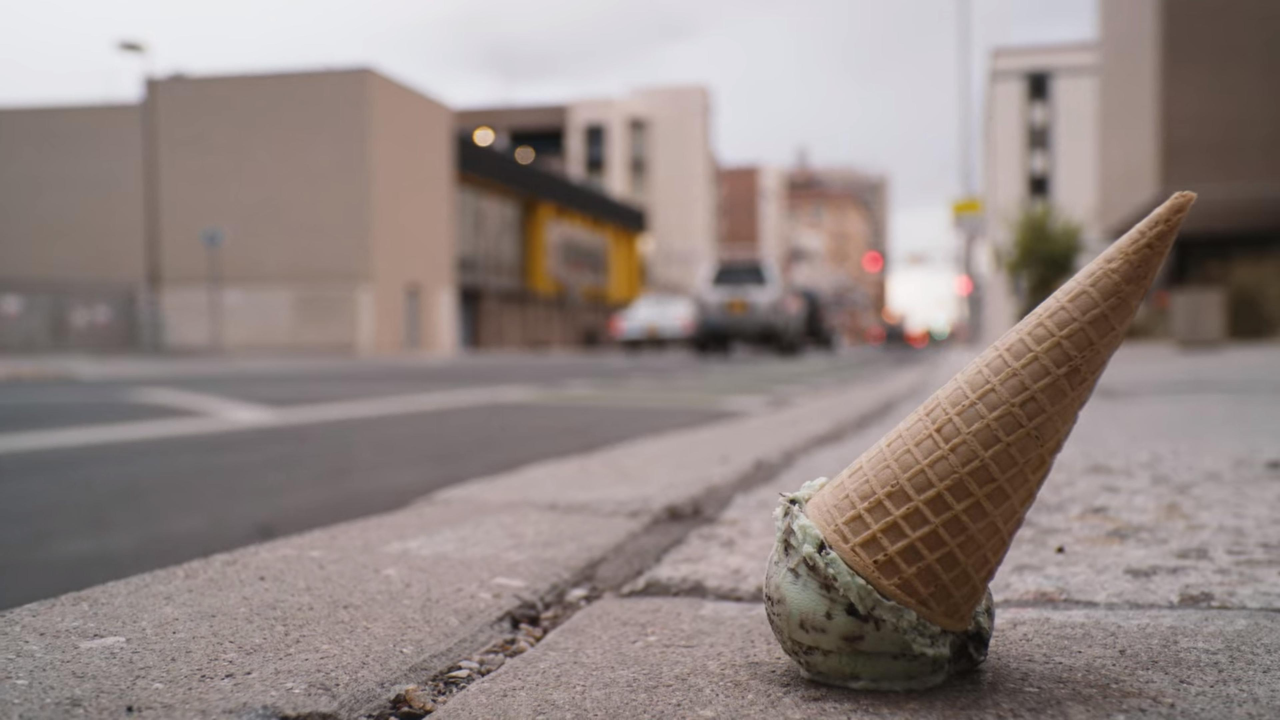
//> input picture files/iceccream.jpg, 3840 x 2160 px (shown at 1/3 size)
$ ./ex7 ../files/iceccream.jpg   (built with g++ and OpenCV 4)
//> lines starting //> are read from the running program, lines starting //| are printed output that depends on the picture; after the words box and inside, x2 and y2 are one past the last pixel; in counts of white or black regions, pixels touching at a corner belong together
#include <iostream>
#include <map>
#include <vector>
#include <cmath>

#include <opencv2/opencv.hpp>

using namespace cv;
using namespace std;

void RGB(Mat *image);
void YCbCr();
void GRAY(Mat *image);

int main(int argc, char **argv){
    if(argc != 2){
        puts("please give input file:");
        puts("Usage: ./bin/ex7 <input_file>");
		exit (1);
    }

    Mat image = imread(argv[1], IMREAD_COLOR);
//> image is the input picture: 2160 rows x 3840 cols, CV_8UC3; mean B, G, R 130.7, 134.1, 146.4
    RGB(&image);
//> in RGB, `split(*image, bgr_planes);`:
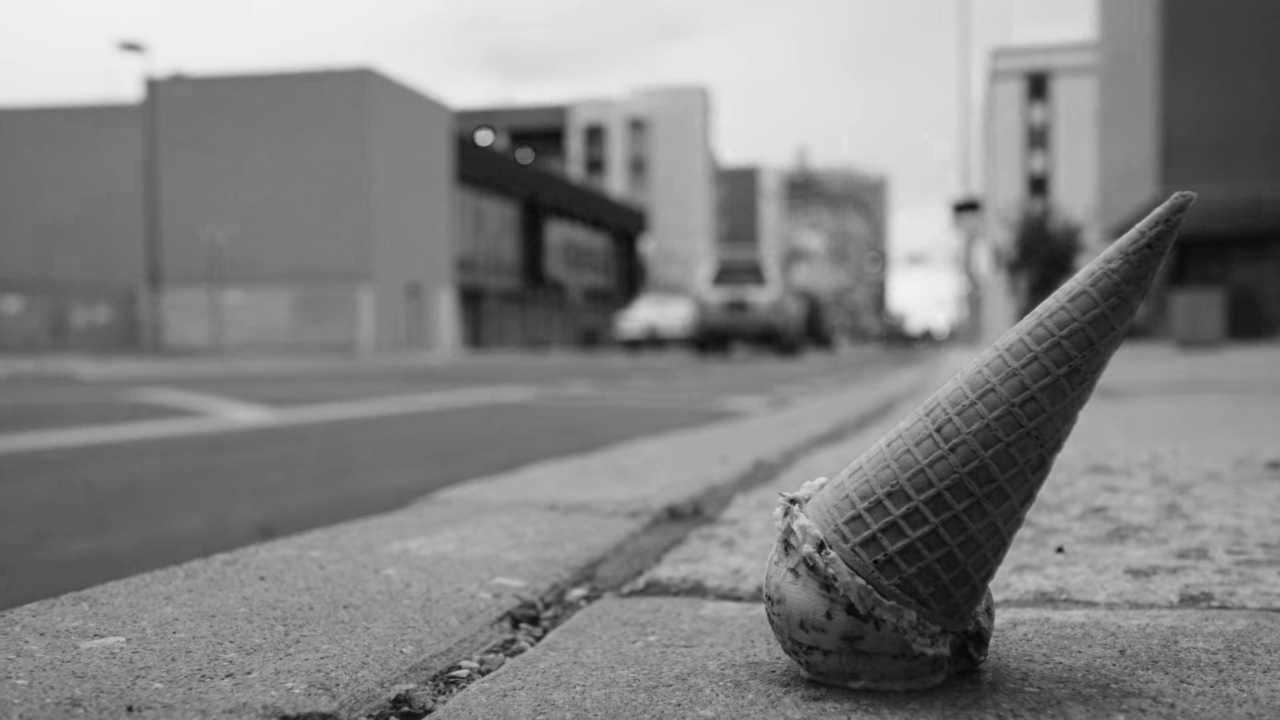
//> bgr_planes[0]: 2160 rows x 3840 cols, CV_8UC1 (shown at 1/3 size); min 0, max 245, mean 130.7
//> in RGB, `split(*image, bgr_planes);`:
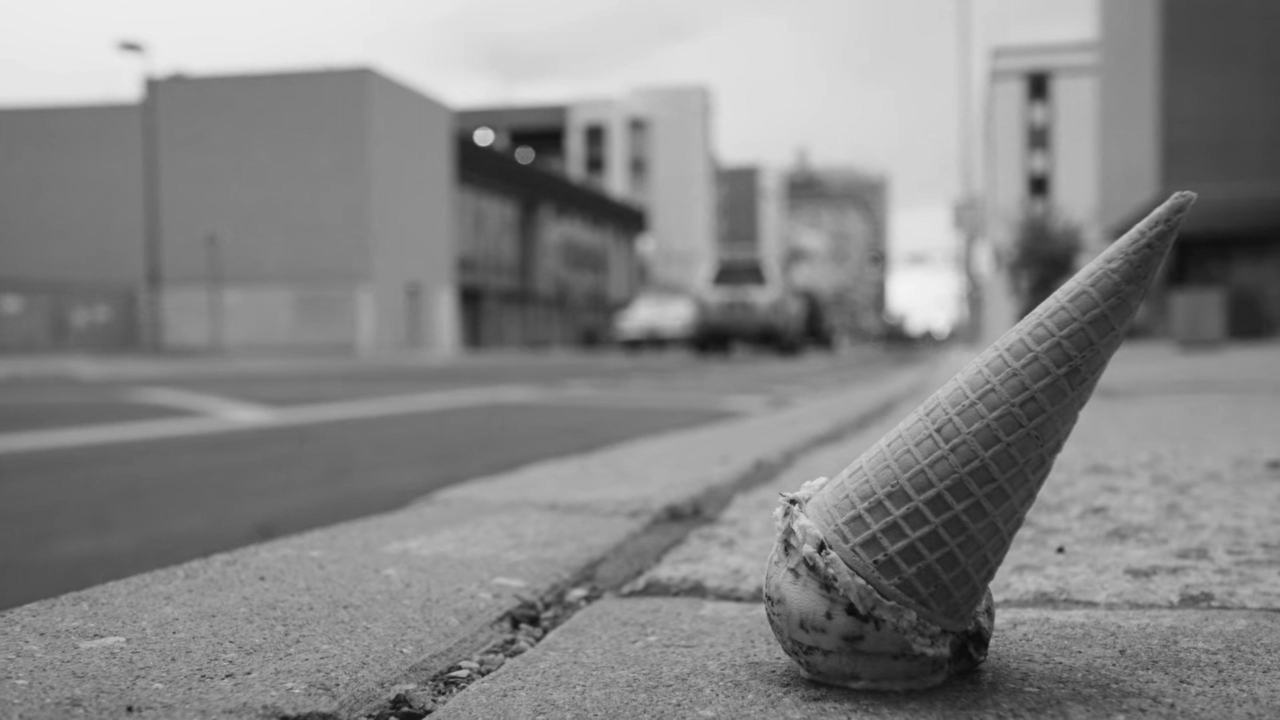
//> bgr_planes[1]: 2160 rows x 3840 cols, CV_8UC1 (shown at 1/3 size); min 7, max 246, mean 134.1
//> in RGB, `split(*image, bgr_planes);`:
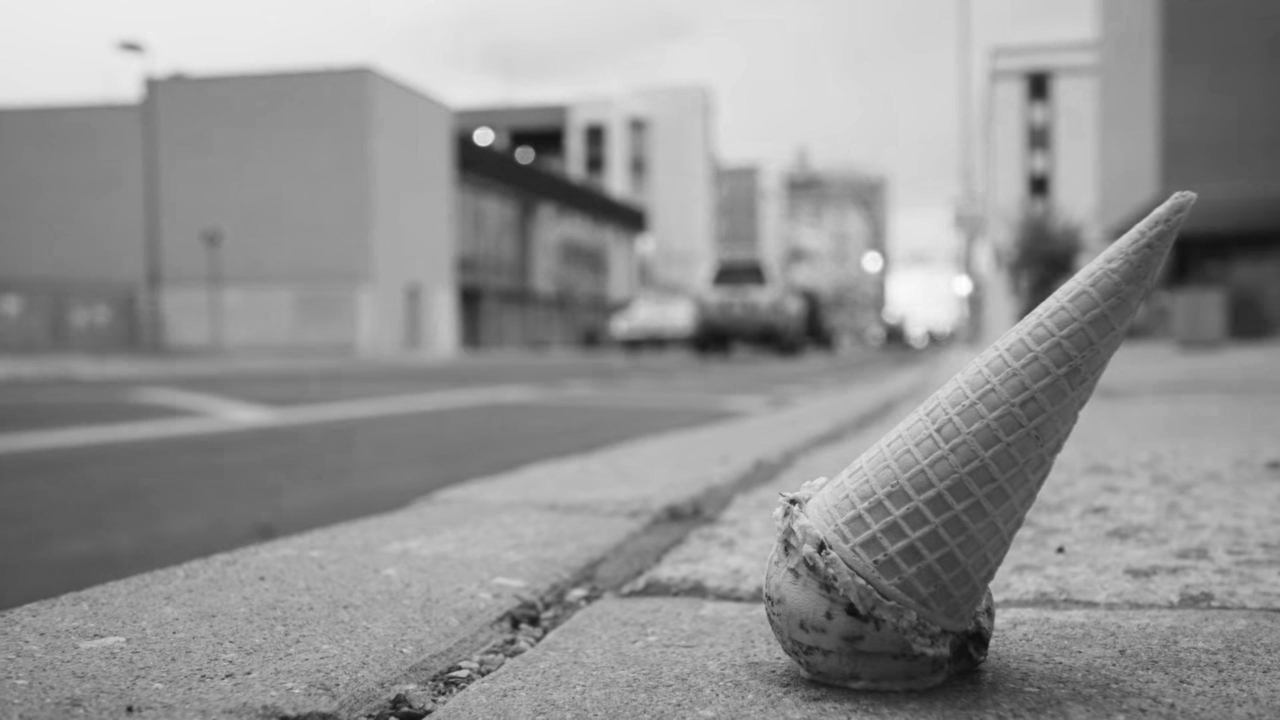
//> bgr_planes[2]: 2160 rows x 3840 cols, CV_8UC1 (shown at 1/3 size); min 11, max 255, mean 146.4
//> in RGB, `calcHist(&bgr_planes[0], 1, 0, Mat(), b_hist, 1, &histSize, &histRange..`: b_hist = 256 values, max 118833 at index 122, min 0 at index 246, mean 32400
//> in RGB, `calcHist(&bgr_planes[1], 1, 0, Mat(), g_hist, 1, &histSize, &histRange..`: g_hist = 256 values, max 110101 at index 140, min 0 at index 0, mean 32400
//> in RGB, `calcHist(&bgr_planes[2], 1, 0, Mat(), r_hist, 1, &histSize, &histRange..`: r_hist = 256 values, max 104240 at index 167, min 0 at index 0, mean 32400
//> in RGB, `normalize(b_hist, b_hist, 0, histImage.rows, NORM_MINMAX, -1, Mat());`: b_hist = 256 values, max 400 at index 122, min 0 at index 246, mean 109.1
//> in RGB, `normalize(g_hist, g_hist, 0, histImage.rows, NORM_MINMAX, -1, Mat());`: g_hist = 256 values, max 400 at index 140, min 0 at index 0, mean 117.7
//> in RGB, `normalize(r_hist, r_hist, 0, histImage.rows, NORM_MINMAX, -1, Mat());`: r_hist = 256 values, max 400 at index 167, min 0 at index 0, mean 124.3
//> after the loop in RGB, `for( int i = 1; i < histSize; i++ )`:
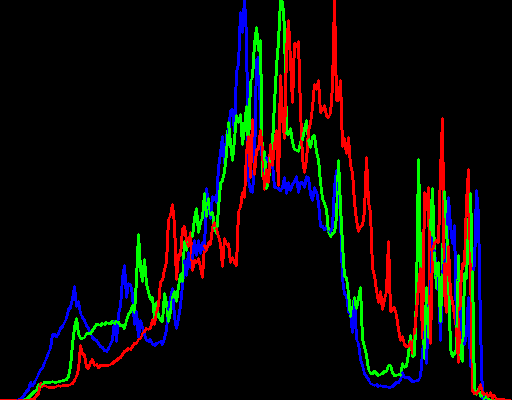
//> histImage: 400 rows x 512 cols, CV_8UC3; mean B, G, R 8.8, 11.3, 13.6
    Mat image_gray = imread(argv[1], IMREAD_GRAYSCALE);
//> image_gray: 2160 rows x 3840 cols, CV_8UC1; min 8, max 247, mean 137.4
    GRAY(&image_gray);
//> in GRAY, `calcHist(image, 1, 0, Mat(), gray_hist, 1, &histSize, &histRange, unif..`: gray_hist = 256 values, max 116635 at index 147, min 0 at index 0, mean 32400
//> in GRAY, `normalize(gray_hist, gray_hist, 0, histImage_gray.rows, NORM_MINMAX, -..`: gray_hist = 256 values, max 400 at index 147, min 0 at index 0, mean 111.1
//> after the loop in GRAY, `for(int i = 1; i < histSize; i++)`:
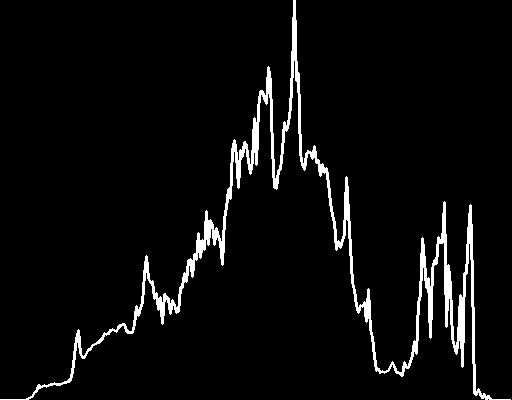
//> histImage_gray: 400 rows x 512 cols, CV_8UC3; 4.5% white; 1 white region, box (x1, y1, x2, y2) and area: (0, 0, 511, 400) 9283

    Mat bgr[3];
    split(image, bgr);
    uchar r, g, b;
    map<uchar, int> boccur;
    map<uchar, int> goccur;
    map<uchar, int> roccur;
    for(int y = 0; y < image.rows; y++){
        for(int x = 0; x < image.cols; x++){
            b = image.at<Vec3b>(y, x)[0];
            g = image.at<Vec3b>(y, x)[1];
            r = image.at<Vec3b>(y, x)[2];
            boccur[b]++;
            goccur[g]++;
            roccur[r]++;
        }
    }
//> this loop made 2160 passes
//> (b, g, r) on passes 1 to 3: (60, 68, 81), (60, 68, 81), (60, 68, 81)
//> after the loop, b = 113; g = 114; r = 118; boccur = 246 items; goccur = 240 items; roccur = 245 items
    vector<double> prob;
    int total = (image.rows * image.cols) * image.channels();
//> total = 24883200
    // printf("total: %d", total);
    double entropy = 0, aux;
    for (int i = 0; i < 255; i++){
        aux = boccur[i] + goccur[i] + roccur[i];
        prob.push_back( aux / (double) total);
        if (prob[i] != 0)
            entropy += prob[i] * -log2(prob[i]);
    }
//> this loop made 255 passes
//> (aux, entropy) on passes 1 to 12: (12, 1.01e-05), (4, 1.37e-05), (4, 1.74e-05), (3, 2.01e-05), (9, 2.79e-05), (15, 4.03e-05), (20, 5.66e-05), (42, 8.9e-05), (109, 0.000167), (218, 0.000314), (484, 0.000619), (946, 0.00118)
//> after the loop, prob = 255 values, max 0.0108 at index 128, min 1.21e-07 at index 3, mean 0.00392; entropy = 7.53
    printf("entropy (combined rgb channels): %f bits\n", entropy);
//| entropy (combined rgb channels): 7.528687 bits
    printf("redundancy: %f bits\n", (image.depth() == 0 ? 8 : 16) - entropy);
//| redundancy: 0.471313 bits

    // stop display
    puts("press q or ESC to stop display...");
    int key = waitKey(-1);
//> the space key is pressed
    while(true){
//> (the run ends here: the time limit is reached, at `if(key == 'q' || key == 27)`)
